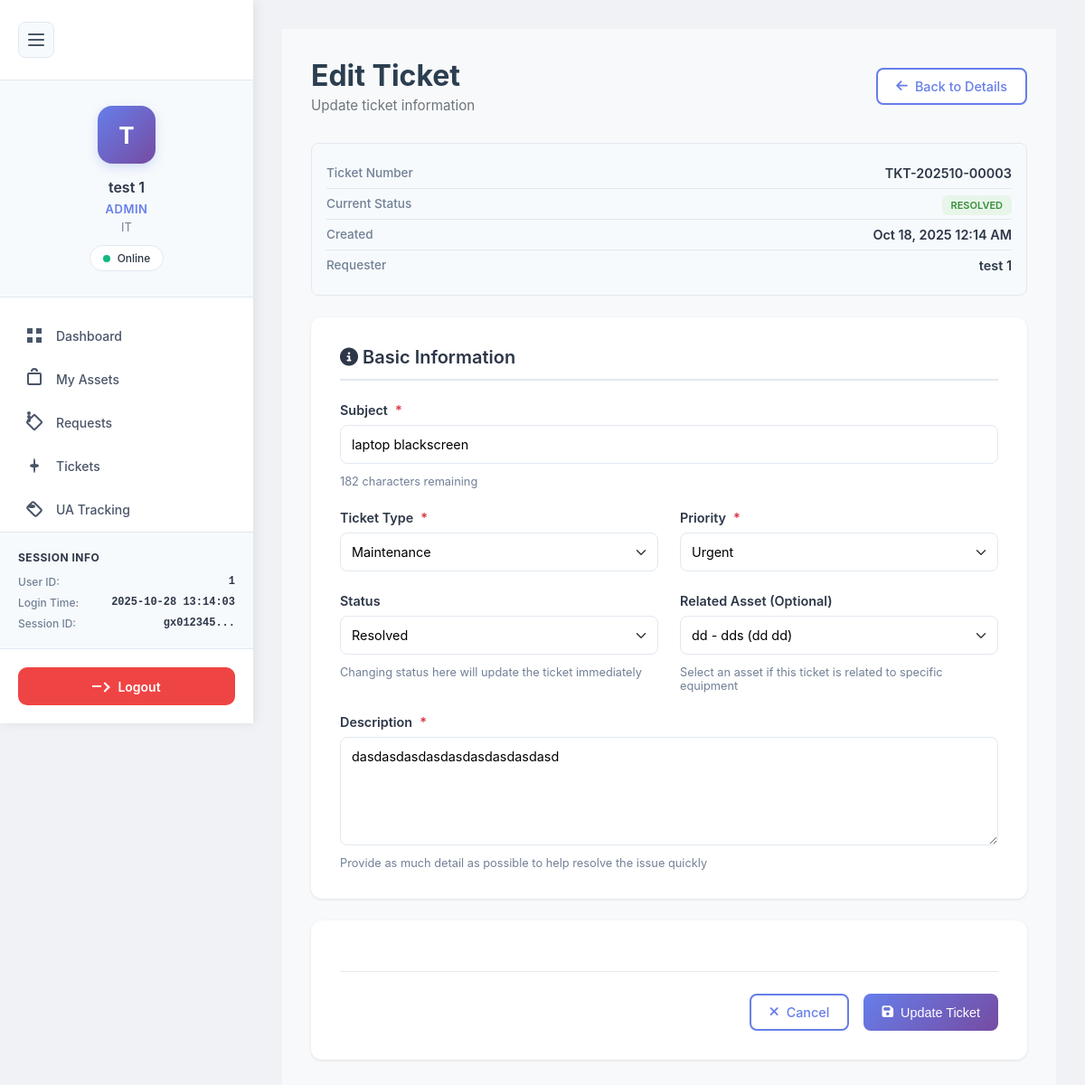
Screenshot of /public/ticketEdit.php?id=3 (signed in) with the database file from the repository.
### tables this page shows
CREATE TABLE `tickets` (
  `ticket_id` int(11) NOT NULL,
  `ticket_number` varchar(50) NOT NULL,
  `ticket_type` enum('repair','maintenance','request_item','request_replacement','inquiry','other') NOT NULL,
  `subject` varchar(255) NOT NULL,
  `description` text NOT NULL,
  `priority` enum('low','medium','high','urgent') DEFAULT 'medium',
  `status` enum('open','in_progress','pending','resolved','closed','cancelled') DEFAULT 'open',
  `approval_status` enum('pending','approved','rejected') DEFAULT 'pending',
  `approved_by` int(11) DEFAULT NULL,
  `approved_at` datetime DEFAULT NULL,
  `manager_notes` text DEFAULT NULL,
  `requester_id` int(11) NOT NULL,
  `requester_department` varchar(100) DEFAULT NULL,
  `asset_id` int(11) DEFAULT NULL,
  `assigned_to` int(11) DEFAULT NULL,
  `assigned_at` timestamp NULL DEFAULT NULL,
  `resolution` text DEFAULT NULL,
  `resolved_by` int(11) DEFAULT NULL,
  `resolved_at` timestamp NULL DEFAULT NULL,
  `closed_by` int(11) DEFAULT NULL,
  `closed_at` timestamp NULL DEFAULT NULL,
  `created_at` timestamp NOT NULL DEFAULT current_timestamp(),
  `updated_at` timestamp NOT NULL DEFAULT current_timestamp() ON UPDATE current_timestamp(),
  `due_date` timestamp NULL DEFAULT NULL
);

CREATE TABLE `assets` (
  `id` int(11) NOT NULL,
  `asset_name` varchar(255) NOT NULL,
  `asset_code` varchar(100) NOT NULL,
  `category` varchar(100) DEFAULT NULL,
  `brand` varchar(100) DEFAULT NULL,
  `model` varchar(100) DEFAULT NULL,
  `serial_number` varchar(255) DEFAULT NULL,
  `purchase_date` date DEFAULT NULL,
  `purchase_cost` decimal(10,2) DEFAULT NULL,
  `supplier` varchar(255) DEFAULT NULL,
  `warranty_expiry` date DEFAULT NULL,
  `last_maintenance_date` date DEFAULT NULL,
  `location` varchar(255) DEFAULT NULL,
  `department` varchar(100) DEFAULT NULL,
  `status` enum('available','in_use','maintenance','retired') DEFAULT 'available',
  `description` text DEFAULT NULL,
  `assigned_to` int(11) DEFAULT NULL,
  `created_by` int(11) DEFAULT NULL,
  `created_at` timestamp NOT NULL DEFAULT current_timestamp(),
  `updated_at` timestamp NOT NULL DEFAULT current_timestamp() ON UPDATE current_timestamp()
);

### public/ticketEdit.php (the view, shortened to what this page needs)
<?php
require_once '../auth/config/database.php';
$user_role = $_SESSION['role'] ?? 'employee';
$ticket_id = $_GET['id'] ?? 0;
$ticket_query = "
    SELECT
        t.*,
        CONCAT(requester.first_name, ' ', requester.last_name) as requester_name,
        a.asset_name,
        a.asset_code
    FROM tickets t
    JOIN users requester ON t.requester_id = requester.user_id
    LEFT JOIN assets a ON t.asset_id = a.id
    WHERE t.ticket_id = ?
";
$stmt = $pdo->prepare($ticket_query);
$stmt->execute([$ticket_id]);
$ticket = $stmt->fetch(PDO::FETCH_ASSOC);
$assets_query = "
    SELECT id, asset_code, asset_name, category, brand, model
    FROM assets
    WHERE status = 'active' OR id = ?
    ORDER BY asset_code
";
$assets_stmt = $pdo->prepare($assets_query);
$assets_stmt->execute([$ticket['asset_id']]);
$assets = $assets_stmt->fetchAll(PDO::FETCH_ASSOC);
?>
<!DOCTYPE html>
<html lang="en">
<head>
    <link rel="stylesheet" href="../auth/inc/navigation.css">
    <link rel="stylesheet" href="https://cdnjs.cloudflare.com/ajax/libs/font-awesome/6.4.0/css/all.min.css">
</head>
<body>
    <?php include("../auth/inc/sidebar.php"); ?>
    <main class="main-content">
        <div class="dashboard-content">
            <header class="page-header">
                <div class="header-left">
                    <h1>Edit Ticket</h1>
                    <p>Update ticket information</p>
                </div>
                <div class="header-right">
                    <a href="ticketDetails.php?id=<?php echo $ticket_id; ?>" class="btn btn-outline">
                        <i class="fas fa-arrow-left"></i> Back to Details
                    </a>
                </div>
            </header>
            <div class="form-container">
                <div class="info-box">
                    <div class="info-row">
                        <span class="info-label">Ticket Number</span>
                        <span class="info-value"><?php echo htmlspecialchars($ticket['ticket_number']); ?></span>
                    </div>
                    <div class="info-row">
                        <span class="info-label">Current Status</span>
                        <span class="info-value">
                            <span class="badge badge-<?php echo $ticket['status']; ?>">
                                <?php echo ucfirst(str_replace('_', ' ', $ticket['status'])); ?>
                            </span>
                        </span>
                    </div>
                    <div class="info-row">
                        <span class="info-label">Created</span>
                        <span class="info-value"><?php echo date('M d, Y h:i A', strtotime($ticket['created_at'])); ?></span>
                    </div>
                    <div class="info-row">
                        <span class="info-label">Requester</span>
                        <span class="info-value"><?php echo htmlspecialchars($ticket['requester_name']); ?></span>
                    </div>
                </div>
                <form method="POST" action="" id="editTicketForm">
                    <div class="form-card">
                        <h2><i class="fas fa-info-circle"></i> Basic Information</h2>
                        <div class="form-grid">
                            <div class="form-group full-width">
                                <label for="subject">
                                    Subject <span class="required">*</span>
                                </label>
                                <input
                                    type="text"
                                    id="subject"
                                    name="subject"
                                    value="<?php echo htmlspecialchars($ticket['subject']); ?>"
                                    required
                                    maxlength="200"
                                    placeholder="Brief description of the issue">
                                <span class="form-hint">Maximum 200 characters</span>
                            </div>
                            <div class="form-group">
                                <label for="ticket_type">
                                    Ticket Type <span class="required">*</span>
                                </label>
                                <select id="ticket_type" name="ticket_type" required>
                                    <option value="maintenance" <?php echo $ticket['ticket_type'] === 'maintenance' ? 'selected' : ''; ?>>Maintenance</option>
                                </select>
                            </div>
                            <div class="form-group">
                                <label for="priority">
                                    Priority <span class="required">*</span>
                                </label>
                                <select id="priority" name="priority" required>
                                    <option value="urgent" <?php echo $ticket['priority'] === 'urgent' ? 'selected' : ''; ?>>Urgent</option>
                                </select>
                            </div>
                            <?php if ($user_role !== 'employee'): ?>
                            <div class="form-group">
                                <label for="status">
                                    Status
                                </label>
                                <select id="status" name="status">
                                    <option value="resolved" <?php echo $ticket['status'] === 'resolved' ? 'selected' : ''; ?>>Resolved</option>
                                </select>
                                <span class="form-hint">Changing status here will update the ticket immediately</span>
                            </div>
                            <?php endif; ?>
                            <div class="form-group">
                                <label for="asset_id">
                                    Related Asset (Optional)
                                </label>
                                <select id="asset_id" name="asset_id">
                                    <?php foreach ($assets as $asset): ?>
                                    <option
                                        value="<?php echo $asset['id']; ?>"
                                        <?php echo $ticket['asset_id'] == $asset['id'] ? 'selected' : ''; ?>>
                                        <?php echo htmlspecialchars($asset['asset_code'] . ' - ' . $asset['asset_name']); ?>
                                        <?php if ($asset['brand']): ?>
                                            (<?php echo htmlspecialchars($asset['brand'] . ' ' . $asset['model']); ?>)
                                        <?php endif; ?>
                                    </option>
                                    <?php endforeach; ?>
                                </select>
                                <span class="form-hint">Select an asset if this ticket is related to specific equipment</span>
                            </div>
                            <div class="form-group full-width">
                                <label for="description">
                                    Description <span class="required">*</span>
                                </label>
                                <textarea
                                    id="description"
                                    name="description"
                                    required
                                    placeholder="Provide detailed information about the issue or request"><?php echo htmlspecialchars($ticket['description']); ?></textarea>
                                <span class="form-hint">Provide as much detail as possible to help resolve the issue quickly</span>
                            </div>
                        </div>
                    </div>
                    <div class="form-card">
                        <div class="form-actions">
                            <a href="ticketDetails.php?id=<?php echo $ticket_id; ?>" class="btn btn-outline">
                                <i class="fas fa-times"></i> Cancel
                            </a>
                            <button type="submit" class="btn btn-primary">
                                <i class="fas fa-save"></i> Update Ticket
                            </button>
                        </div>
                    </div>
                </form>
            </div>
        </div>
    </main>
</body>
</html>

### auth/inc/navigation.css (style rules this page uses)
* { margin: 0; padding: 0; box-sizing: border-box; }
body { font-family: 'Inter', -apple-system, BlinkMacSystemFont, 'Segoe UI', Roboto, 'Helvetica Neue', sans-serif; background: #f0f2f5; color: #1a202c; }
.main-content { margin-left: 280px; min-height: 100vh; transition: margin-left 0.3s cubic-bezier(0.4, 0, 0.2, 1); padding: 2rem; background: #f0f2f5; }

### public/ticketEdit.php (style rules this page uses)
.dashboard-content { padding: 2rem; background: #f8f9fa; min-height: calc(100vh - 60px); }
.page-header { display: flex; justify-content: space-between; align-items: center; margin-bottom: 2rem; flex-wrap: wrap; gap: 1rem; }
.page-header h1 { color: #2c3e50; margin: 0; font-size: 2rem; font-weight: 700; }
.page-header p { color: #6c757d; margin: 0.25rem 0 0 0; font-size: 0.95rem; }
.header-right { display: flex; gap: 1rem; align-items: center; }
.btn { padding: 0.625rem 1.25rem; border-radius: 8px; text-decoration: none; font-weight: 500; transition: all 0.3s ease; display: inline-flex; align-items: center; gap: 0.5rem; font-size: 0.9rem; border: none; cursor: pointer; }
.btn-primary { background: linear-gradient(135deg, #667eea, #764ba2); color: white; }
.btn-outline { background: white; color: #667eea; border: 2px solid #667eea; }
.form-container { max-width: 1000px; margin: 0 auto; }
.form-card { background: white; border-radius: 12px; padding: 2rem; box-shadow: 0 1px 3px rgba(0, 0, 0, 0.1); margin-bottom: 1.5rem; }
.form-card h2 { font-size: 1.25rem; color: #2d3748; margin-bottom: 1.5rem; font-weight: 600; padding-bottom: 0.75rem; border-bottom: 2px solid #e2e8f0; }
.form-grid { display: grid; grid-template-columns: repeat(2, 1fr); gap: 1.5rem; }
.form-group { display: flex; flex-direction: column; gap: 0.5rem; }
.form-group.full-width { grid-column: 1 / -1; }
.form-group label { font-size: 0.9rem; font-weight: 600; color: #2d3748; display: flex; align-items: center; gap: 0.5rem; }
.form-group label .required { color: #dc3545; }
.form-group input, .form-group select, .form-group textarea { padding: 0.75rem; border: 1px solid #e2e8f0; border-radius: 8px; font-size: 0.9rem; font-family: inherit; transition: all 0.3s ease; background: white; }
.form-group textarea { min-height: 120px; resize: vertical; }
.form-group select { cursor: pointer; background-repeat: no-repeat; background-position: right 0.75rem center; background-size: 12px 12px; padding-right: 2.5rem; appearance: none; }
.form-hint { font-size: 0.8rem; color: #718096; margin-top: 0.25rem; }
.form-actions { display: flex; gap: 1rem; justify-content: flex-end; padding-top: 1.5rem; border-top: 1px solid #e2e8f0; margin-top: 1.5rem; }
.info-box { background: #f7fafc; border: 1px solid #e2e8f0; padding: 1rem; border-radius: 8px; margin-bottom: 1.5rem; }
.info-row { display: flex; justify-content: space-between; padding: 0.5rem 0; border-bottom: 1px solid #e2e8f0; }
.info-row:last-child { border-bottom: none; }
.info-label { font-size: 0.85rem; color: #718096; font-weight: 500; }
.info-value { font-size: 0.9rem; color: #2d3748; font-weight: 600; }
.badge { padding: 4px 10px; border-radius: 6px; font-size: 11px; font-weight: 600; text-transform: uppercase; }
.badge-resolved { background: #e8f5e9; color: #388e3c; }

### rows the page displays
tickets: ticket_number "TKT-202510-00003", status "RESOLVED", created_at "Oct 18, 2025 12:14 AM", subject "laptop blackscreen", ticket_type "Maintenance", priority "Urgent", status "Resolved", asset_id "dd - dds (dd dd)", description "dasdasdasdasdasdasdasdasdasd"

### other values shown
$user_initial "T"
$user_name "test 1"
$role "ADMIN"
$department "IT"
$_SESSION['user_id'] "1"
$login_time "2025-10-28 13:14:03"
substr(session_id(), 0, 8) "gx012345"
$ticket['requester_name'] "test 1"
